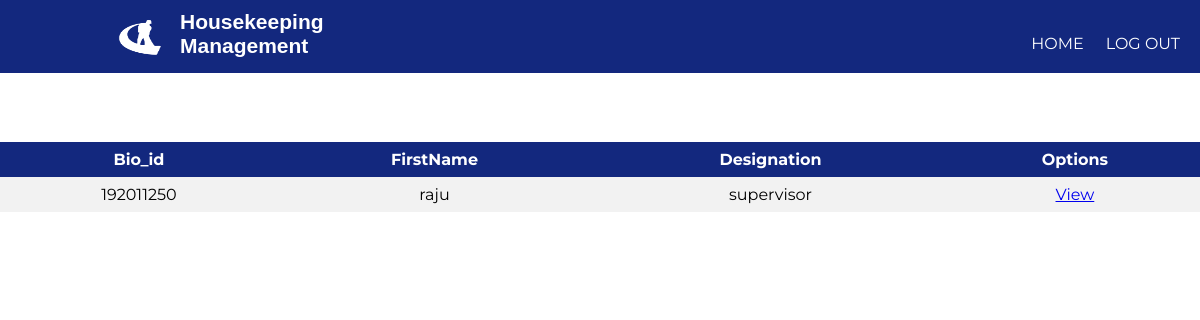
Page /assethis.php on the committed database.
### tables this page shows
CREATE TABLE `userinfo` (
  `bio_id` int(11) NOT NULL,
  `firstName` varchar(50) NOT NULL,
  `lastName` varchar(50) NOT NULL,
  `email` varchar(50) NOT NULL,
  `qualification` varchar(30) DEFAULT NULL,
  `Designation` varchar(20) NOT NULL,
  `Supervisor` text NOT NULL,
  `contact` varchar(15) DEFAULT NULL,
  `password` varchar(20) DEFAULT NULL,
  `birthday` date DEFAULT NULL,
  `busy` tinyint(4) DEFAULT 0
);

### assethis.php (the view, shortened to what this page needs)
<?php
require_once('process/dbh.php');
$sql = "SELECT bio_id, firstName, Designation FROM userinfo WHERE Designation = 'Supervisor'";
$result = mysqli_query($conn, $sql);
?>
<html>
<head>
    <link rel="stylesheet" type="text/css" href="styleemplogin.css">
</head>
<body>
    <header>
        <nav>
        <img src="logo.png" alt="Description of the image">
        <h1 class="container">Housekeeping <br> Management</h1>
			<ul id="navli">
                <li><a class="homered" href="storewel.php">HOME</a></li>
                <li><a class="homeblack" href="login.html">LOG OUT</a></li>
            </ul>
        </nav>
    </header><BR>
    <table>
        <tr>
            <th align="center">Bio_id</th>
            <th align="center">FirstName</th>
            <th align="center">Designation</th>
            <th align="center">Options</th>
        </tr>
        <?php
        while ($userinfo = mysqli_fetch_assoc($result)) {
            echo "<tr>";
            echo "<td>".$userinfo['bio_id']."</td>";
            echo "<td>".$userinfo['firstName']."</td>";
            echo "<td>".$userinfo['Designation']."</td>";
            echo "<td><a href=\"view_history.php?bio_id={$userinfo['bio_id']}\">View</a></td>";
            echo "</tr>";
        }
        ?>
    </table>
</body>
</html>

### styleemplogin.css (style rules this page uses)
body { margin: 0px; }
header { background: black; color: white; padding: 8px 20px 6px 40px; height: 50px; }
header h1 { display: inline; font-family: 'Lobster', cursive; font-weight: 400; font-size: 32px; float: left; margin-top: 0px; margin-right: 10px; }
nav ul { display: inline; padding: 0px; float: right; }
nav ul li { display: inline-block; list-style-type: none; color: white; float: left; margin-left: 12px; }
nav ul li a { color: white; text-decoration: none; }
#navli { font-family: 'Montserrat', sans-serif; }
.homered { background-color: #005690; padding: 30px 10px 20px 10px; }
table { margin: 0px; border-collapse: collapse; width: 100%; font-family: 'Montserrat', sans-serif; margin-top: 51px; }
th, td { text-align: center; padding: 8px; }
tr:nth-child(even) { background-color: #f2f2f2 }
th { background-color: #4CAF50; color: white; }

### assethis.php (style rules this page uses)
.container { background-color: #13287e; }
header h1 { margin-left: 15px; display: inline; font-family: Poppins, sans-serif; font-weight: bold; font-size: 21px; float: left; margin-top: -8px; margin-right: 58px; }
.homered { background-color: #13287e; padding: 30px 10px 20px 10px; }
header { background: #13287e; color: white; padding: 18px 20px 53px 40px; height: 2px; }
nav ul li a { color: #00000; text-decoration: none; }
th { background-color: #13287e; color: white; }
img { width: 50px; float: left; margin-left: 75px; height: 38px; }

### rows in the picture
userinfo: bio_id "192011250", firstName "raju", Designation "supervisor"
